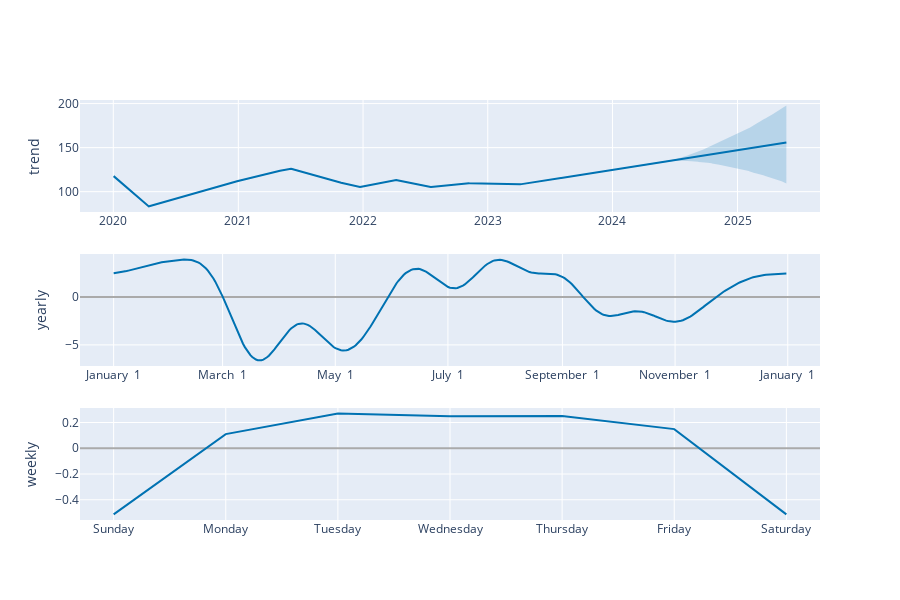

Notebook code for this chart:
### Code cell
plot_components_plotly(m, forecast)

### Figure 1 — Plotly figure (JSON) as saved in the notebook; plotly's stock layout.template omitted (floating-point values rounded to 4 significant figures; data arrays with more than 128 entries replaced by an {"elided": "..."} marker saying what was removed)
{"data": [{"line": {"color": "#0072B2", "width": 2}, "mode": "lines", "name": "trend", "type": "scatter", "x": {"elided": "1459 str values"}, "xaxis": "x", "y": {"elided": "1459 float values"}, "yaxis": "y"}, {"line": {"color": "rgba(0, 114, 178, 0.2)", "width": 0}, "mode": "lines", "name": "trend_upper", "type": "scatter", "x": {"elided": "1459 str values"}, "xaxis": "x", "y": {"elided": "1459 float values"}, "yaxis": "y"}, {"fill": "tonexty", "fillcolor": "rgba(0, 114, 178, 0.2)", "line": {"color": "rgba(0, 114, 178, 0.2)", "width": 0}, "mode": "lines", "name": "trend_lower", "type": "scatter", "x": {"elided": "1459 str values"}, "xaxis": "x", "y": {"elided": "1459 float values"}, "yaxis": "y"}, {"line": {"color": "#0072B2", "width": 2}, "mode": "lines", "name": "yearly", "type": "scatter", "x": {"elided": "365 str values"}, "xaxis": "x2", "y": {"elided": "365 float values"}, "yaxis": "y2"}, {"line": {"color": "#0072B2", "width": 2}, "mode": "lines", "name": "weekly", "type": "scatter", "x": ["2017-01-01T00:00:00", "2017-01-02T00:00:00", "2017-01-03T00:00:00", "2017-01-04T00:00:00", "2017-01-05T00:00:00", "2017-01-06T00:00:00", "2017-01-07T00:00:00"], "xaxis": "x3", "y": [-0.5136, 0.1099, 0.2692, 0.2488, 0.2503, 0.1489, -0.5136], "yaxis": "y3"}], "layout": {"height": 600, "showlegend": false, "width": 900, "xaxis": {"anchor": "y", "domain": [0, 1], "range": ["2019-09-25T13:12:00", "2025-08-30T10:48:00"], "type": "date"}, "xaxis2": {"anchor": "y2", "domain": [0, 1], "range": ["2016-12-13T18:54:02.958904115", "2018-01-18T11:04:57.863013581"], "tickformat": "%B %e", "type": "date"}, "xaxis3": {"anchor": "y3", "domain": [0, 1], "range": ["2016-12-31T16:48:00", "2017-01-07T07:12:00"], "tickformat": "%A", "type": "date"}, "yaxis": {"anchor": "x", "domain": [0.7333, 1], "rangemode": "normal", "title": {"text": "trend"}, "zerolinecolor": "#AAA"}, "yaxis2": {"anchor": "x2", "domain": [0.3667, 0.6333], "title": {"text": "yearly"}, "zerolinecolor": "#AAA"}, "yaxis3": {"anchor": "x3", "domain": [0, 0.2667], "title": {"text": "weekly"}, "zerolinecolor": "#AAA"}}}
